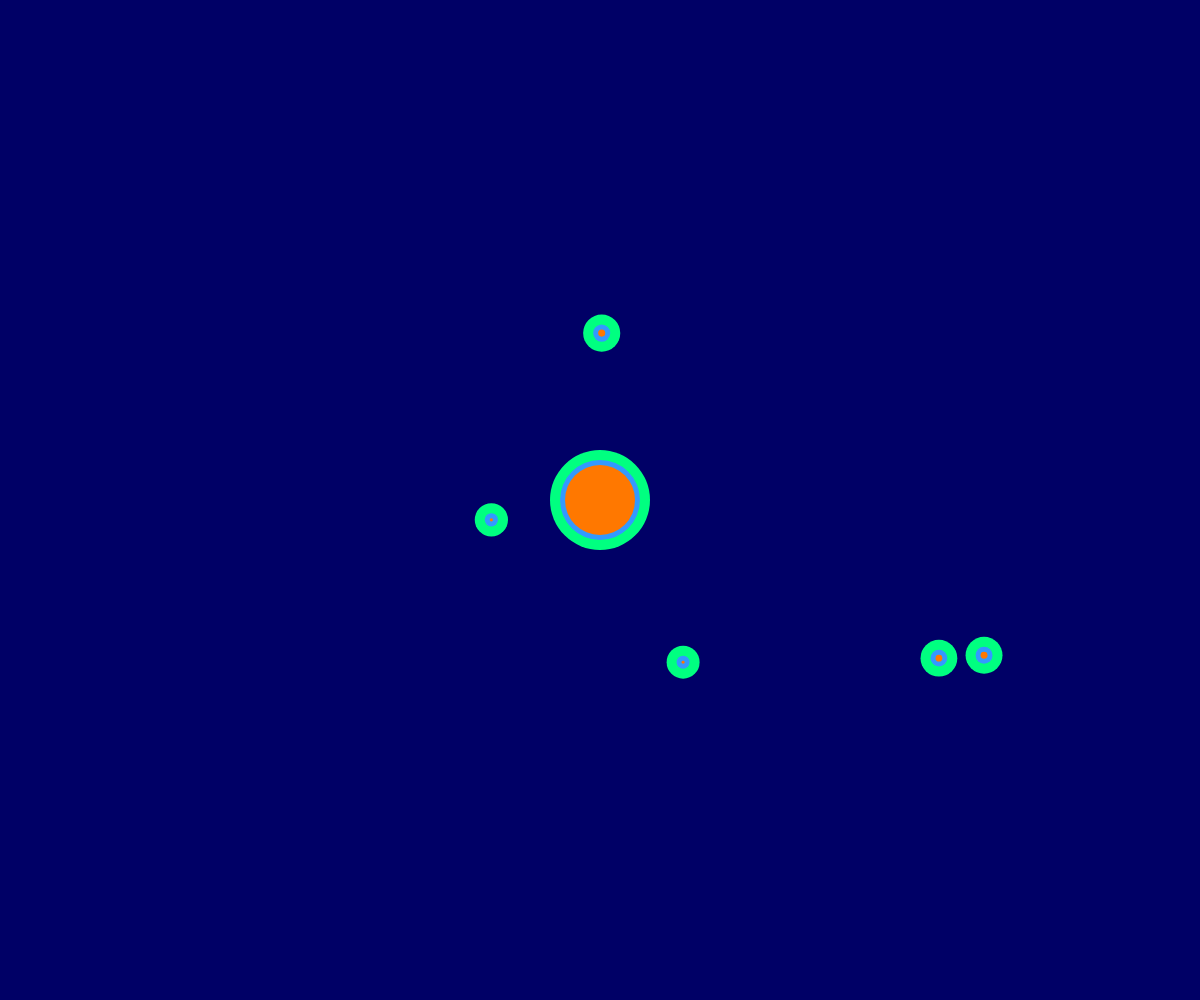
Frame 1 (no input)
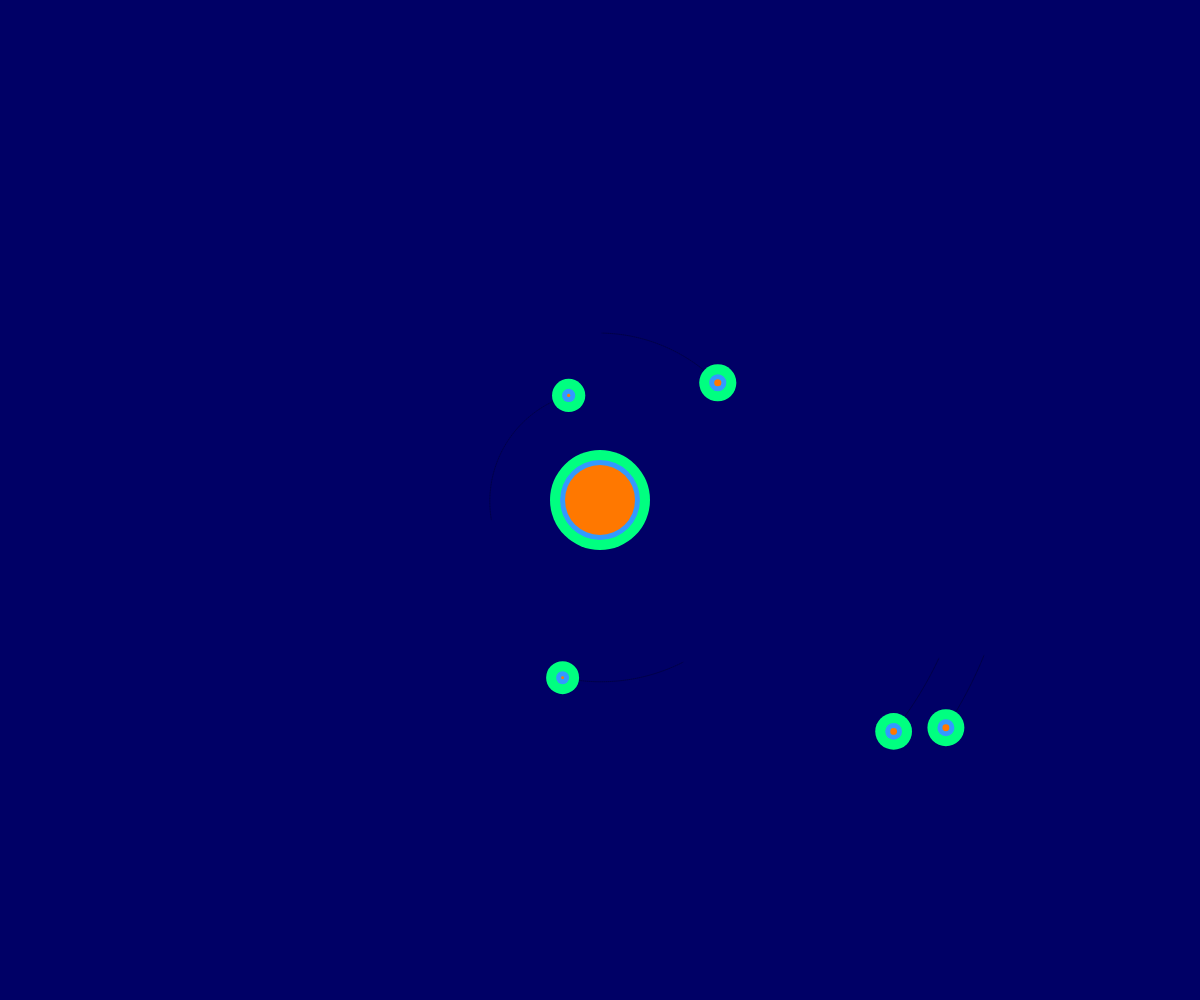
Frame 60 (no input)
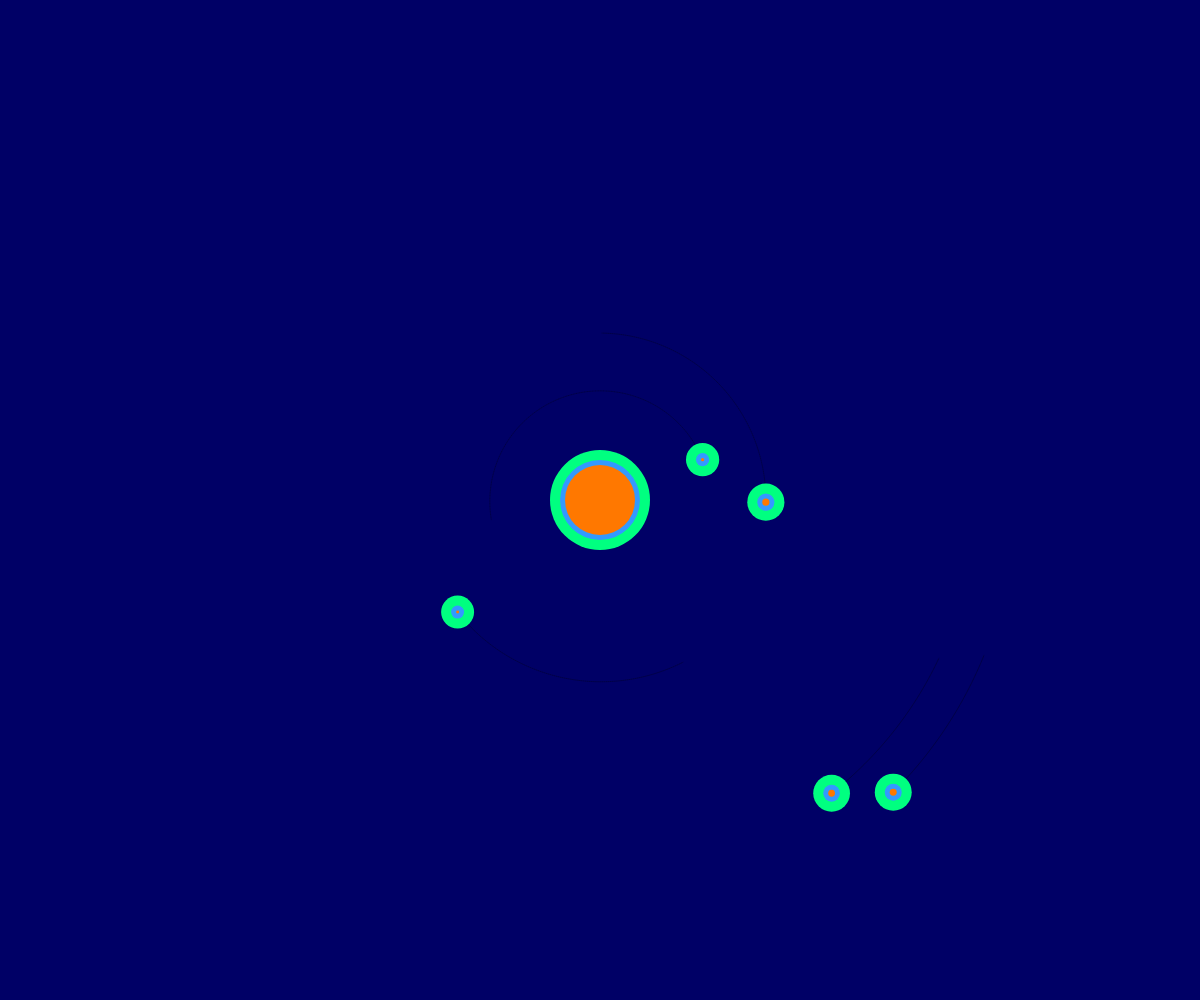
Frame 120 (the mouse pressed at the canvas centre since frame 60)

The p5.js sketch that drew these frames (run headless with seeded random() and noise() and a simulated clock; from frame 60 on, the mouse is pressed at the canvas centre):

// p5.js sketch
// ── sketch.js
let planets = []
let sun
let numPlanets = 5
let G = 20
let destabilise = 0.0015

function setup() {
  createCanvas(windowWidth,windowHeight)
  sun = new Body(40,createVector(0,0),createVector(0,0))

    // Initialise the planets
  for (let i = 0; i < numPlanets; i++) {
    let mass = random(5, 10)
    let radius = random(sun.d, min(windowWidth/2,windowHeight/2))
    let angle = random(0, TWO_PI)
    let planetPos = createVector(radius * cos(angle), radius * sin(angle))

    // Find direction of orbit and set velocity
    let planetVel = planetPos.copy()
    if (random(1) < 0.02) planetVel.rotate(-HALF_PI)
    else planetVel.rotate(HALF_PI)  // Direction of orbit
    planetVel.normalize()
    planetVel.mult( sqrt((G * sun.mass)/(radius)) ) // Circular orbit velocity
    planetVel.mult( random( 1-0.0000001*destabilise, 1+0.00001*destabilise) ) // create elliptical orbit

    planets.push( new Body(mass, planetPos, planetVel) )
  }
}

function draw() {
  background(0,0,102)
  translate(width/2, height/2)
  for (let i = numPlanets-1; i >= 0; i--) {
    sun.attract(planets[i])
    planets[i].move()
    planets[i].show()
  }
  sun.show()
}


function Body(_mass, _pos, _vel){
  this.mass = _mass
  this.pos = _pos
  this.vel = _vel
  this.d = this.mass*2
  this.thetaInit = 0
  this.path = []
  this.pathLen = Infinity

  this.show = function() {
    stroke(0,50)
    for (let i = 0; i < this.path.length-2; i++) {
      line(this.path[i].x, this.path[i].y, this.path[i+1].x, this.path[i+1].y,)
    }
    fill(0,255,128); noStroke()
    ellipse(this.pos.x, this.pos.y, this.d+20, this.d+20)
     fill(51,153,255); noStroke()
    ellipse(this.pos.x, this.pos.y, this.d, this.d)
   fill(255,120,0); noStroke()
    ellipse(this.pos.x, this.pos.y, this.d-10, this.d-10)
    
    
   
  }


  this.move = function() {
    this.pos.x += this.vel.x
    this.pos.y += this.vel.y
    this.path.push(createVector(this.pos.x,this.pos.y))
    if (this.path.length > 200) this.path.splice(0,1)
  }

  this.applyForce = function(f) {
    this.vel.x += f.x / this.mass
    this.vel.y += f.y / this.mass
  }

  this.attract = function(child) {
    let r = dist(this.pos.x, this.pos.y, child.pos.x, child.pos.y)
    let f = (this.pos.copy()).sub(child.pos)
    f.setMag( (G * this.mass * child.mass)/(r * r) )
    child.applyForce(f)
  }

}
